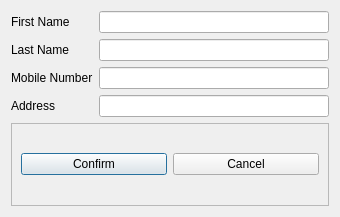
<?xml version="1.0" encoding="UTF-8"?>
<ui version="4.0">
 <class>UpdateStaffDialog</class>
 <widget class="QDialog" name="UpdateStaffDialog">
  <property name="geometry">
   <rect>
    <x>0</x>
    <y>0</y>
    <width>340</width>
    <height>217</height>
   </rect>
  </property>
  <property name="windowTitle">
   <string>Edit Staff</string>
  </property>
  <layout class="QVBoxLayout" name="verticalLayout">
   <item>
    <layout class="QFormLayout" name="formLayout_2">
     <item row="0" column="0">
      <widget class="QLabel" name="label">
       <property name="text">
        <string>First Name</string>
       </property>
      </widget>
     </item>
     <item row="0" column="1">
      <widget class="QLineEdit" name="fname">
       <property name="maxLength">
        <number>25</number>
       </property>
      </widget>
     </item>
     <item row="1" column="0">
      <widget class="QLabel" name="label_2">
       <property name="text">
        <string>Last Name</string>
       </property>
      </widget>
     </item>
     <item row="1" column="1">
      <widget class="QLineEdit" name="lname">
       <property name="maxLength">
        <number>25</number>
       </property>
      </widget>
     </item>
     <item row="2" column="0">
      <widget class="QLabel" name="label_3">
       <property name="text">
        <string>Mobile Number</string>
       </property>
      </widget>
     </item>
     <item row="2" column="1">
      <widget class="QLineEdit" name="mobileNum">
       <property name="maxLength">
        <number>11</number>
       </property>
      </widget>
     </item>
     <item row="3" column="0">
      <widget class="QLabel" name="label_4">
       <property name="text">
        <string>Address</string>
       </property>
      </widget>
     </item>
     <item row="3" column="1">
      <widget class="QLineEdit" name="address">
       <property name="maxLength">
        <number>50</number>
       </property>
      </widget>
     </item>
    </layout>
   </item>
   <item>
    <widget class="QFrame" name="frame">
     <property name="frameShape">
      <enum>QFrame::StyledPanel</enum>
     </property>
     <property name="frameShadow">
      <enum>QFrame::Raised</enum>
     </property>
     <layout class="QHBoxLayout" name="horizontalLayout">
      <item>
       <widget class="QPushButton" name="confirm">
        <property name="text">
         <string>Confirm</string>
        </property>
       </widget>
      </item>
      <item>
       <widget class="QPushButton" name="cancel">
        <property name="text">
         <string>Cancel</string>
        </property>
       </widget>
      </item>
     </layout>
    </widget>
   </item>
  </layout>
 </widget>
 <resources/>
 <connections/>
</ui>
